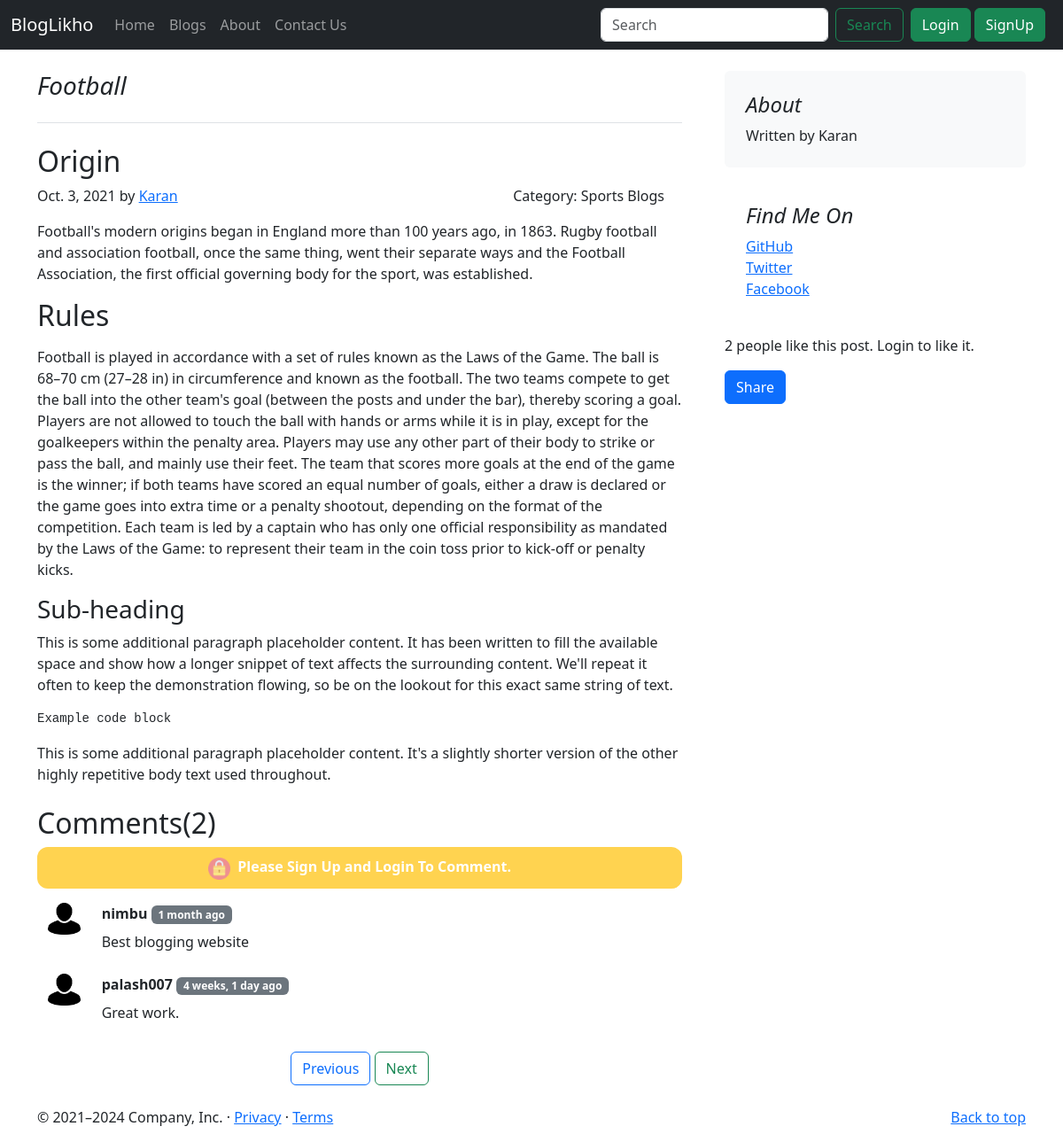
Page /blogs/blogpost/2 on the committed database.
### blog/models.py (models this page shows, shortened)
class BlogPost(models.Model):
    blog_id=models.AutoField(primary_key=True)
    author=models.CharField(max_length=200)
    title=models.CharField(max_length=300)
    pub_date=models.DateField()
    category=models.CharField(max_length=200,default="Promotional Blogs")
    heading1=models.CharField(max_length=300)
    content1=models.TextField()
    heading2=models.CharField(max_length=300)
    content2=models.TextField()
    about=models.TextField()
    likes=models.ManyToManyField(User, related_name="blogpost_like")
    image=models.ImageField(upload_to="blog/images",default="")
    def number_of_likes(self):
        return self.likes.count()

class BlogComment(models.Model):
    sno=models.AutoField(primary_key=True)
    comment=models.TextField()
    user=models.ForeignKey(User, on_delete=models.CASCADE)
    post=models.ForeignKey(BlogPost, on_delete=models.CASCADE)
    parent=models.ForeignKey('self', on_delete=models.CASCADE, null=True)
    timestamp=models.DateTimeField(default=now)

### blog/views.py (the view)
# urls.py: path('blogpost/<int:blogid>',views.blogpost,name="blogpost"),
def blogpost(request,blogid):
    post=BlogPost.objects.get(blog_id=blogid)
    comments=BlogComment.objects.filter(post=post)
    query_set=BlogPost.objects.all()
    total_likes=post.number_of_likes()
    params={"post":post,"range":len(query_set),"comments":comments,"total_likes":total_likes}
    return render(request,"blog/blogpost.html",params)

### blog/templates/blog/blogpost.html (shortened to what this page needs)
{% extends 'blog/basic.html' %}
{% load humanize %}
{% load static %}
{% block body %}
<div class="container my-4">
    <div class="row g-5">
    <div class="col-md-8">
      <h3 class="pb-4 mb-4 fst-italic border-bottom">
        {{post.title}}
      </h3>
      <article class="blog-post">
        <h2 class="blog-post-title">{{post.heading1}}</h2>
        <p class="blog-post-meta">{{post.pub_date}} by <a href="#">{{post.author}}</a><span style="float:right; margin-right: 20px;">Category: {{post.category}}</span></p>
        <p>{{post.content1}}</p>
        <h2>{{post.heading2}}</h2>
        <p>{{post.content2|safe}}</p>
        <h3>Sub-heading</h3>
        <p>This is some additional paragraph placeholder content. It has been written to fill the available space and show how a longer snippet of text affects the surrounding content. We'll repeat it often to keep the demonstration flowing, so be on the lookout for this exact same string of text.</p>
        <pre><code>Example code block</code></pre>
        <p>This is some additional paragraph placeholder content. It's a slightly shorter version of the other highly repetitive body text used throughout.</p>
      </article>
      <div class="my-4">
      <h2>Comments({{comments.count}})</h2>
      <div>
      {% if user.is_authenticated %}
      <form action="/blogs/postcomment" method="POST">{% csrf_token %}
        <div class="mb-3">
          <label for="comment" class="form-label">Post a Comment</label>
          <input type="text" class="form-control" id="comment" name="comment" placeholder="">
        </div>
        <input type="hidden" class="form-control" id="postId" name="postId" value="{{post.blog_id}}" placeholder="">
        <button type="submit" class="btn btn-primary">Submit</button></form>
        {% else %}
        <p class="bg-warning text-white" style="opacity:70%; text-align:center; padding:10px; border-radius:12px"><img src="{% static 'blog/lock.png' %}" style="width: 25px; height: 25px;"> &nbsp<b>Please Sign Up and Login To Comment.</b></p>
      {% endif %}
        </div>
      {% for comment in comments %}
      <div class="row mx-0 my-3">
      <div class="col-md-1">
      <img src="{% static 'blog/user.png' %}" class="rounded mx-auto w-100 d-block">
      </div>
      <div class="col-md-11"><b>{{comment.user.username}}</b>
      <span class="badge bg-secondary">{{comment.timestamp | naturaltime}}</span>
      <div class="my-2">{{comment.comment}}</div>
      </div>
      </div>
      {% endfor %}
      </div>
      <nav class="blog-pagination" style="text-align:center;" aria-label="Pagination">
      <span id="prevblog">
        </span>
        <span id="nextblog">
        </span>
      </nav>
    </div>
    <div class="col-md-4">
      <div class="position-sticky" style="top: 2rem;">
        <div class="p-4 mb-3 bg-light rounded">
          <h4 class="fst-italic">About</h4>
          <p class="mb-0">{{post.about}}</p>
        </div>
        <div class="p-4">
          <h4 class="fst-italic">Find Me On</h4>
          <ol class="list-unstyled">
            <li><a href="#">GitHub</a></li>
            <li><a href="#">Twitter</a></li>
            <li><a href="#">Facebook</a></li>
          </ol>
        </div>
       {% if user.is_authenticated %}
        <form action="{% url 'blogpost_like' post.blog_id %}" method="post" class="mb-3">{% csrf_token %}
          <button type="submit" name="blogpost_id" value="{{post.blog_id}}" class="btn btn-primary">Like</button>&nbsp {{total_likes}} people like this post
          </form>
          {% else %}
          <p>{{total_likes}} people like this post. Login to like it.</p>
           {% endif %}
        <p>
          <button class="btn btn-primary" type="button" data-bs-toggle="collapse" data-bs-target="#collapseExample" aria-expanded="false" aria-controls="collapseExample" onclick="getURL()">
            Share
          </button>
        </p>
      </div>
    </div>
  </div>
  </div>
{% endblock %}

### rows in the picture
BlogPost: title "Football", heading1 "Origin", pub_date "Oct. 3, 2021", author "Karan", category "Sports Blogs", content1 "Football's modern origins began in England more than 100 years ago, in 1863. Rugby football and association football, once the same thing, went their separate ways and the Football Association, the first official governing body for the sport, was established.", heading2 "Rules", content2 "Football is played in accordance with a set of rules known as the Laws of the Game. The ball is 68–70 cm (27–28 in) in circumference and known as the football. The two teams compete to get the ball into the other team's goal (between the posts and under the bar), thereby scoring a goal. Players are not allowed to touch the ball with hands or arms while it is in play, except for the goalkeepers within the penalty area. Players may use any other part of their body to strike or pass the ball, and mainly use their feet. The team that scores more goals at the end of the game is the winner; if both teams have scored an equal number of goals, either a draw is declared or the game goes into extra…", about "Written by Karan"
BlogComment: user.username "nimbu", timestamp "1 month ago", comment "Best blogging website"
BlogComment: user.username "palash007", timestamp "4 weeks, 1 day ago", comment "Great work."

### other values in the picture
{{ comments.count }} "2"
{{ total_likes }} "2"
